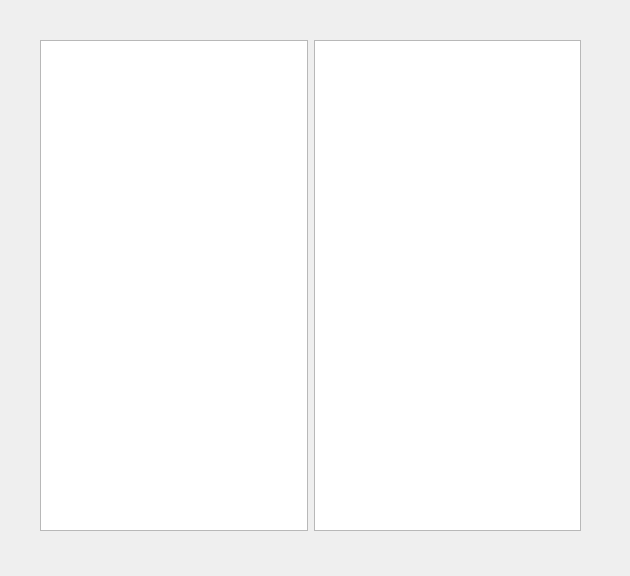
<?xml version="1.0" encoding="UTF-8"?>
<ui version="4.0">
 <class>FileExplorer</class>
 <widget class="QDialog" name="FileExplorer">
  <property name="geometry">
   <rect>
    <x>0</x>
    <y>0</y>
    <width>630</width>
    <height>576</height>
   </rect>
  </property>
  <property name="windowTitle">
   <string>Dialog</string>
  </property>
  <widget class="QWidget" name="">
   <property name="geometry">
    <rect>
     <x>40</x>
     <y>40</y>
     <width>541</width>
     <height>491</height>
    </rect>
   </property>
   <layout class="QHBoxLayout" name="horizontalLayout">
    <item>
     <widget class="QTreeView" name="treeView"/>
    </item>
    <item>
     <widget class="QListView" name="listView"/>
    </item>
   </layout>
  </widget>
 </widget>
 <resources/>
 <connections/>
</ui>
